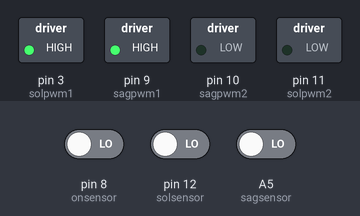
Bench run of a sketch on a simulated Arduino Uno, built with avr-gcc and run on an emulated ATmega328P. Shown: switched loads named in the sketch (green lamp = pin HIGH). The test bench sets the inputs (shaded band); at power-on: pin 8 (onsensor) LOW, pin 12 (solsensor) LOW, A5 (sagsensor) LOW.

Above: at 1.2 s.
1.3 s: pin 8 (onsensor) driven HIGH
At 2.4 s:
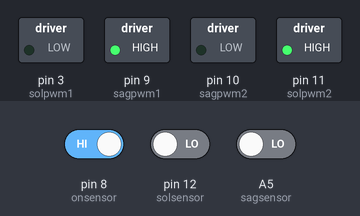
2.8 s: pin 8 (onsensor) driven LOW
At 3.6 s:
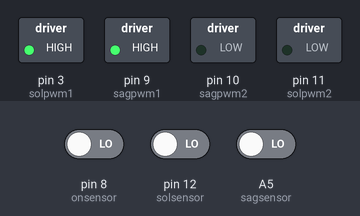
4.3 s: pin 8 (onsensor) driven HIGH and pin 12 (solsensor) driven HIGH
At 4.7 s:
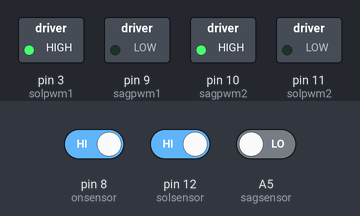
Timing chart, 0 to 7.3 s (numbered marks = the images above; inputs shaded):
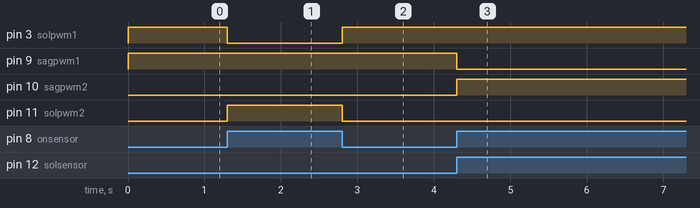

Measured:
- after the input at 1.3 s, pin 3 (solpwm1): HIGH → LOW at once; pin 11 (solpwm2): LOW → HIGH at once
- after the input at 2.8 s, pin 3 (solpwm1): LOW → HIGH at once; pin 11 (solpwm2): HIGH → LOW at once
- after the input at 4.3 s, pin 9 (sagpwm1): HIGH → LOW at once; pin 10 (sagpwm2): LOW → HIGH at once

The sketch:

minisumoHelonCodes_sami.ino
```cpp
#define solpwm1 3
#define solpwm2 11
#define sagpwm1 9
#define sagpwm2 10

#define solqtr A0
#define sagqtr A3

#define solsensor 12
#define onsensor 8
#define sagsensor A5

#define MaxSpeed 255
#define ScanSpeed 180 //Tarama yaparken dönüş hızı

#define qtrEsik 500
#define DEBUG false

// Algılama durumları
bool sol_algiladi = false;
bool on_algiladi = false;
bool sag_algiladi = false;
enum Sides { SOL, ON, SAG };
Sides LastFound;

void setup() {
  // Motor pinlerini çıkış olarak ayarla
  Serial.begin(9600);
  pinMode(solpwm1, OUTPUT);
  pinMode(solpwm2, OUTPUT);
  pinMode(sagpwm1, OUTPUT);
  pinMode(sagpwm2, OUTPUT);
  pinMode(solqtr, INPUT_PULLUP);
  pinMode(sagqtr, INPUT_PULLUP);
  pinMode(solsensor, INPUT);
  pinMode(onsensor, INPUT);
  pinMode(sagsensor, INPUT);
  while (DEBUG) { // Beyaz varken az değer, siyah 850 üstü
    Serial.println("Sol QTR: "+String(analogRead(solqtr)));
    Serial.println("Sağ QTR: "+String(analogRead(sagqtr)));
    Serial.println("------------------");
    delay(450);
  }
}
bool arama_dongusunden = false; //tam terse dön
void loop() {
  // Sensör okumalarını yap - anlık durumu al
  // Algılanırsa False olur
  sol_algiladi = digitalRead(solsensor) == LOW;
  on_algiladi = digitalRead(onsensor) == LOW;
  sag_algiladi = digitalRead(sagsensor) == LOW;

  // Anlık sensör durumuna göre hemen tepki ver
  if (on_algiladi) {
    Set_Motor(MaxSpeed, MaxSpeed);
    if (arama_dongusunden == false) {
      LastFound = ON;
    }
    else arama_dongusunden = false;
  }
  else if (sol_algiladi) {
    LastFound = SOL;
    while (!on_algiladi) {
      arama_dongusunden = true;
      Set_Motor(-MaxSpeed, MaxSpeed);
      on_algiladi = digitalRead(onsensor) == LOW;
    }
  }
  else if (sag_algiladi) {
    LastFound = SAG;
    while (!on_algiladi) {
      arama_dongusunden = true;
      Set_Motor(MaxSpeed, -MaxSpeed);
      on_algiladi = digitalRead(onsensor) == LOW;
    }
  }
  else { //Hiçbir şey algılanmıyor - tarama moduna geç
    if (LastFound == SOL) Set_Motor(MaxSpeed, -MaxSpeed);
    else if (LastFound == SAG) Set_Motor(-MaxSpeed, MaxSpeed);
    //else if (LastFound == ON)
    else;
    Set_Motor(MaxSpeed, -MaxSpeed);
  }
}

void Set_Motor(int solHiz, int sagHiz) {
  // Sol motor kontrolü
  if (solHiz >= 0) {
    analogWrite(solpwm1, solHiz);
    analogWrite(solpwm2, 0);
  } else {
    analogWrite(solpwm1, 0);
    analogWrite(solpwm2, -solHiz);
  }
  // Sağ motor kontrolü
  if (sagHiz >= 0) {
    analogWrite(sagpwm1, sagHiz);
    analogWrite(sagpwm2, 0);
  } else {
    analogWrite(sagpwm1, 0);
    analogWrite(sagpwm2, -sagHiz);
  }
}
```
